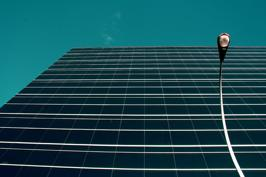
#> input picture images/buildingandpost.jpeg, 266 x 177 px; its folder holds 4 pictures in this run
$ python image-reducer.py
#> lines starting #> are read from the running program, lines starting #| are printed output that depends on the picture
from PIL import Image
import os

# Define the directory containing the images
directory = 'images'

# Loop through the images in the directory
for filename in os.listdir(directory):
    if filename.endswith('.jpg') or filename.endswith('.jpeg') or filename.endswith('.png'):
        # Open the image
        image_path = os.path.join(directory, filename)
        image = Image.open(image_path)
#> image is the input picture: PIL image 266x177 RGB; mean R, G, B 24.1, 76.2, 84.6

        # Calculate the new dimensions
        new_width = image.width // 3
#> new_width = 88
        new_height = image.height // 3
#> new_height = 59

        # Resize the image
        resized_image = image.resize((new_width, new_height))
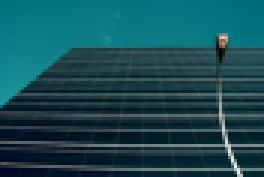
#> resized_image: PIL image 88x59 RGB (shown 3 times larger); mean R, G, B 24.2, 76.2, 84.6

        # Save the resized image
        resized_image.save(image_path)
#> pass 2 of the loop `for filename in os.listdir(directory):`:
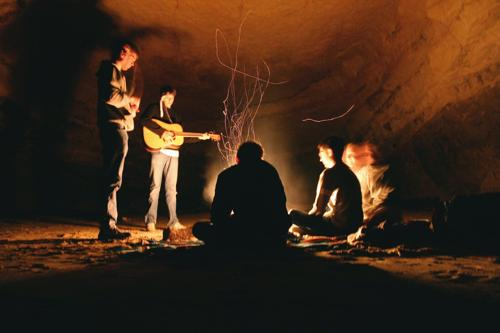
#> input picture images/cave.jpeg, 500 x 333 px
#> image is the input picture: PIL image 500x333 RGB; mean R, G, B 61.4, 39.8, 24.3
#> `resized_image = image.resize((new_width, new_height))`:
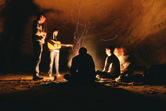
#> resized_image: PIL image 166x111 RGB; mean R, G, B 61.4, 39.8, 24.3
#> pass 3 of the loop `for filename in os.listdir(directory):`:
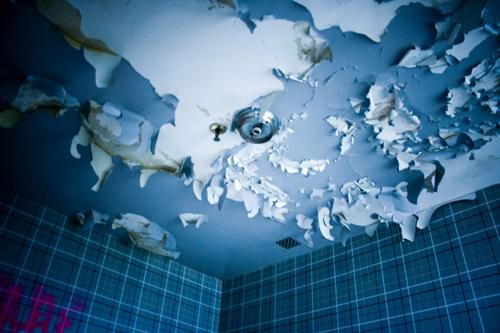
#> input picture images/ecdysis.jpeg, 500 x 333 px
#> image is the input picture: PIL image 500x333 RGB; mean R, G, B 63.2, 104.5, 135.2
#> `resized_image = image.resize((new_width, new_height))`:
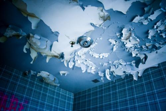
#> resized_image: PIL image 166x111 RGB; mean R, G, B 63.3, 104.5, 135.2
#> the loop made 4 passes; the first 3 are shown

# Print a message after resizing all images
print('Image resizing complete!')
